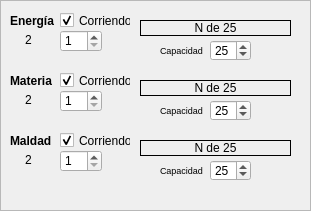
   <widget class="QFrame" name="frmFuentes">
    <property name="geometry">
     <rect>
      <x>10</x>
      <y>20</y>
      <width>311</width>
      <height>211</height>
     </rect>
    </property>
    <property name="frameShape">
     <enum>QFrame::Shape::StyledPanel</enum>
    </property>
    <property name="frameShadow">
     <enum>QFrame::Shadow::Plain</enum>
    </property>
    <property name="lineWidth">
     <number>2</number>
    </property>
    <widget class="QSpinBox" name="sbxMaterial">
     <property name="enabled">
      <bool>true</bool>
     </property>
     <property name="geometry">
      <rect>
       <x>60</x>
       <y>90</y>
       <width>42</width>
       <height>22</height>
      </rect>
     </property>
     <property name="minimum">
      <number>1</number>
     </property>
     <property name="maximum">
      <number>20</number>
     </property>
     <property name="value">
      <number>1</number>
     </property>
    </widget>
    <widget class="QSpinBox" name="sbxMaldad">
     <property name="enabled">
      <bool>true</bool>
     </property>
     <property name="geometry">
      <rect>
       <x>60</x>
       <y>150</y>
       <width>42</width>
       <height>22</height>
      </rect>
     </property>
     <property name="minimum">
      <number>1</number>
     </property>
     <property name="maximum">
      <number>20</number>
     </property>
     <property name="value">
      <number>1</number>
     </property>
    </widget>
    <widget class="QCheckBox" name="checkBoxMaldad">
     <property name="geometry">
      <rect>
       <x>60</x>
       <y>130</y>
       <width>71</width>
       <height>21</height>
      </rect>
     </property>
     <property name="text">
      <string>Corriendo</string>
     </property>
     <property name="checked">
      <bool>true</bool>
     </property>
    </widget>
    <widget class="QLabel" name="lblColaEnergia">
     <property name="geometry">
      <rect>
       <x>140</x>
       <y>20</y>
       <width>151</width>
       <height>16</height>
      </rect>
     </property>
     <property name="autoFillBackground">
      <bool>false</bool>
     </property>
     <property name="frameShape">
      <enum>QFrame::Shape::Box</enum>
     </property>
     <property name="frameShadow">
      <enum>QFrame::Shadow::Plain</enum>
     </property>
     <property name="text">
      <string>N de 25</string>
     </property>
     <property name="alignment">
      <set>Qt::AlignmentFlag::AlignCenter</set>
     </property>
     <property name="wordWrap">
      <bool>false</bool>
     </property>
     <property name="margin">
      <number>0</number>
     </property>
     <property name="indent">
      <number>-1</number>
     </property>
    </widget>
    <widget class="QLabel" name="lblCapacidad2">
     <property name="geometry">
      <rect>
       <x>160</x>
       <y>90</y>
       <width>51</width>
       <height>41</height>
      </rect>
     </property>
     <property name="font">
      <font>
       <pointsize>7</pointsize>
      </font>
     </property>
     <property name="text">
      <string>Capacidad</string>
     </property>
    </widget>
    <widget class="QLabel" name="lblMaldad">
     <property name="geometry">
      <rect>
       <x>10</x>
       <y>130</y>
       <width>58</width>
       <height>21</height>
      </rect>
     </property>
     <property name="font">
      <font>
       <bold>true</bold>
      </font>
     </property>
     <property name="text">
      <string>Maldad</string>
     </property>
    </widget>
    <widget class="QLabel" name="lblCapacidad1">
     <property name="geometry">
      <rect>
       <x>160</x>
       <y>30</y>
       <width>51</width>
       <height>41</height>
      </rect>
     </property>
     <property name="font">
      <font>
       <pointsize>7</pointsize>
      </font>
     </property>
     <property name="text">
      <string>Capacidad</string>
     </property>
    </widget>
    <widget class="QCheckBox" name="checkBoxEnergia">
     <property name="geometry">
      <rect>
       <x>60</x>
       <y>10</y>
       <width>71</width>
       <height>21</height>
      </rect>
     </property>
     <property name="text">
      <string>Corriendo</string>
     </property>
     <property name="checked">
      <bool>true</bool>
     </property>
    </widget>
    <widget class="QCheckBox" name="checkBoxMaterial">
     <property name="geometry">
      <rect>
       <x>60</x>
       <y>70</y>
       <width>71</width>
       <height>21</height>
      </rect>
     </property>
     <property name="text">
      <string>Corriendo</string>
     </property>
     <property name="checked">
      <bool>true</bool>
     </property>
    </widget>
    <widget class="QLabel" name="lblMaterial">
     <property name="geometry">
      <rect>
       <x>10</x>
       <y>70</y>
       <width>58</width>
       <height>21</height>
      </rect>
     </property>
     <property name="font">
      <font>
       <bold>true</bold>
      </font>
     </property>
     <property name="text">
      <string>Materia</string>
     </property>
    </widget>
    <widget class="QLabel" name="lblCapacidad3">
     <property name="geometry">
      <rect>
       <x>160</x>
       <y>150</y>
       <width>51</width>
       <height>41</height>
      </rect>
     </property>
     <property name="font">
      <font>
       <pointsize>7</pointsize>
      </font>
     </property>
     <property name="text">
      <string>Capacidad</string>
     </property>
    </widget>
    <widget class="QLabel" name="lblColaMaldad">
     <property name="geometry">
      <rect>
       <x>140</x>
       <y>140</y>
       <width>151</width>
       <height>16</height>
      </rect>
     </property>
     <property name="autoFillBackground">
      <bool>false</bool>
     </property>
     <property name="frameShape">
      <enum>QFrame::Shape::Box</enum>
     </property>
     <property name="frameShadow">
      <enum>QFrame::Shadow::Plain</enum>
     </property>
     <property name="text">
      <string>N de 25</string>
     </property>
     <property name="alignment">
      <set>Qt::AlignmentFlag::AlignCenter</set>
     </property>
     <property name="wordWrap">
      <bool>false</bool>
     </property>
     <property name="margin">
      <number>0</number>
     </property>
     <property name="indent">
      <number>-1</number>
     </property>
    </widget>
    <widget class="QLabel" name="lblCountdownMaldad">
     <property name="geometry">
      <rect>
       <x>10</x>
       <y>150</y>
       <width>37</width>
       <height>21</height>
      </rect>
     </property>
     <property name="text">
      <string>2</string>
     </property>
     <property name="textFormat">
      <enum>Qt::TextFormat::RichText</enum>
     </property>
     <property name="alignment">
      <set>Qt::AlignmentFlag::AlignCenter</set>
     </property>
    </widget>
    <widget class="QLabel" name="lblEnergia">
     <property name="geometry">
      <rect>
       <x>10</x>
       <y>10</y>
       <width>58</width>
       <height>21</height>
      </rect>
     </property>
     <property name="font">
      <font>
       <bold>true</bold>
      </font>
     </property>
     <property name="text">
      <string>Energía</string>
     </property>
    </widget>
    <widget class="QSpinBox" name="sbxEnergia">
     <property name="enabled">
      <bool>true</bool>
     </property>
     <property name="geometry">
      <rect>
       <x>60</x>
       <y>30</y>
       <width>42</width>
       <height>22</height>
      </rect>
     </property>
     <property name="minimum">
      <number>1</number>
     </property>
     <property name="maximum">
      <number>20</number>
     </property>
     <property name="value">
      <number>1</number>
     </property>
    </widget>
    <widget class="QLabel" name="lblCountdownMaterial">
     <property name="geometry">
      <rect>
       <x>10</x>
       <y>90</y>
       <width>37</width>
       <height>21</height>
      </rect>
     </property>
     <property name="text">
      <string>2</string>
     </property>
     <property name="textFormat">
      <enum>Qt::TextFormat::RichText</enum>
     </property>
     <property name="alignment">
      <set>Qt::AlignmentFlag::AlignCenter</set>
     </property>
    </widget>
    <widget class="QLabel" name="lblCountdownEnergia">
     <property name="geometry">
      <rect>
       <x>10</x>
       <y>30</y>
       <width>37</width>
       <height>21</height>
      </rect>
     </property>
     <property name="text">
      <string>2</string>
     </property>
     <property name="textFormat">
      <enum>Qt::TextFormat::RichText</enum>
     </property>
     <property name="alignment">
      <set>Qt::AlignmentFlag::AlignCenter</set>
     </property>
    </widget>
    <widget class="QSpinBox" name="sbxCapacidadColaEnergia">
     <property name="geometry">
      <rect>
       <x>210</x>
       <y>40</y>
       <width>41</width>
       <height>21</height>
      </rect>
     </property>
     <property name="minimum">
      <number>10</number>
     </property>
     <property name="maximum">
      <number>50</number>
     </property>
     <property name="value">
      <number>25</number>
     </property>
    </widget>
    <widget class="QSpinBox" name="sbxCapacidadColaMaterial">
     <property name="geometry">
      <rect>
       <x>210</x>
       <y>100</y>
       <width>41</width>
       <height>21</height>
      </rect>
     </property>
     <property name="minimum">
      <number>10</number>
     </property>
     <property name="maximum">
      <number>50</number>
     </property>
     <property name="value">
      <number>25</number>
     </property>
    </widget>
    <widget class="QSpinBox" name="sbxCapacidadColaMaldad">
     <property name="geometry">
      <rect>
       <x>210</x>
       <y>160</y>
       <width>41</width>
       <height>21</height>
      </rect>
     </property>
     <property name="minimum">
      <number>10</number>
     </property>
     <property name="maximum">
      <number>50</number>
     </property>
     <property name="value">
      <number>25</number>
     </property>
    </widget>
    <widget class="QLabel" name="lblColaMaterial">
     <property name="geometry">
      <rect>
       <x>140</x>
       <y>80</y>
       <width>151</width>
       <height>16</height>
      </rect>
     </property>
     <property name="autoFillBackground">
      <bool>false</bool>
     </property>
     <property name="frameShape">
      <enum>QFrame::Shape::Box</enum>
     </property>
     <property name="frameShadow">
      <enum>QFrame::Shadow::Plain</enum>
     </property>
     <property name="text">
      <string>N de 25</string>
     </property>
     <property name="alignment">
      <set>Qt::AlignmentFlag::AlignCenter</set>
     </property>
     <property name="wordWrap">
      <bool>false</bool>
     </property>
     <property name="margin">
      <number>0</number>
     </property>
     <property name="indent">
      <number>-1</number>
     </property>
    </widget>
   </widget>
